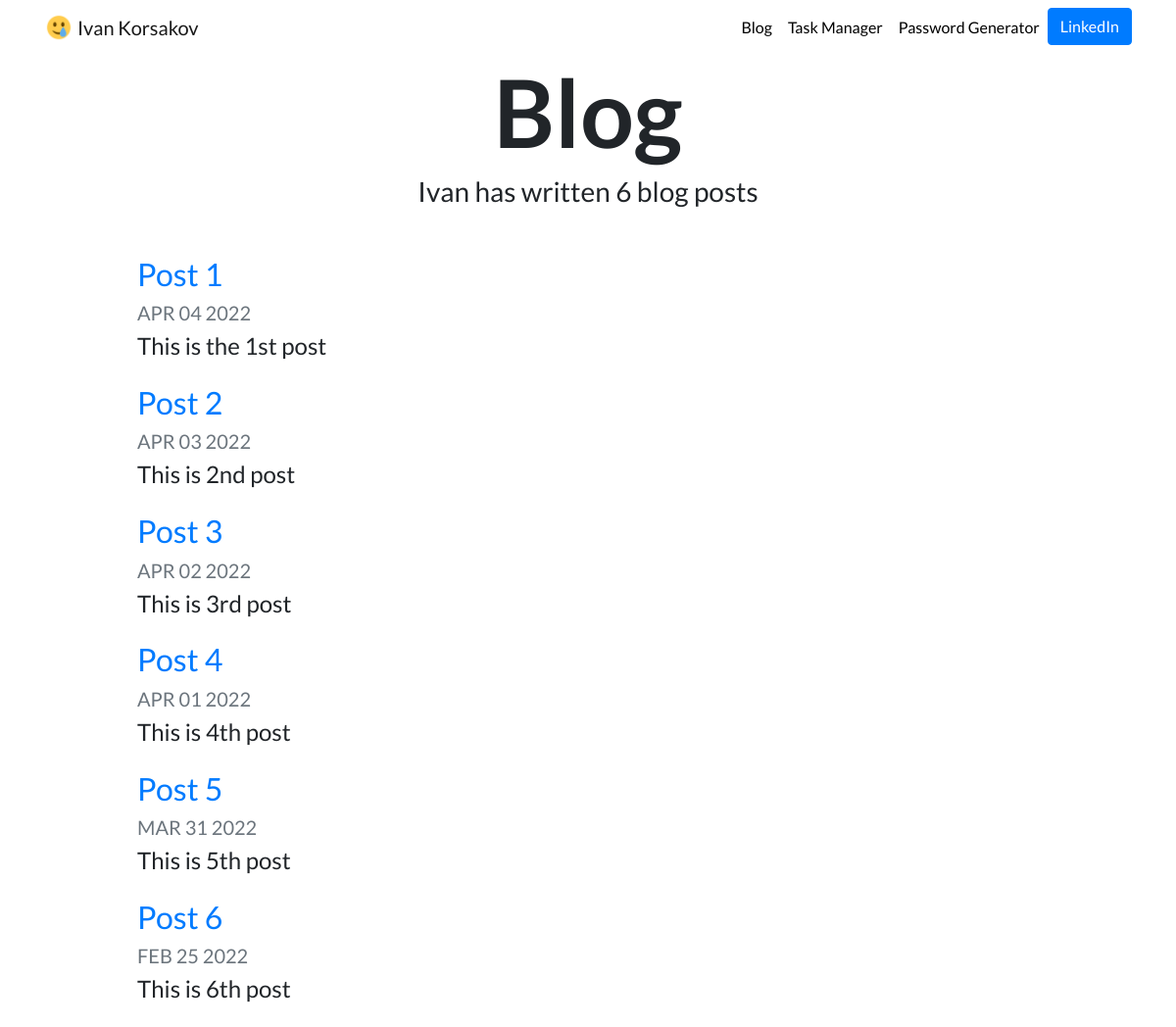
Screenshot of /blog/ with the database file from the repository.
### apps/blog/models.py (models this page shows, shortened)
class BlogPost(models.Model):
    title = models.CharField(
        max_length=100
    )
    description = models.CharField(
        max_length=250
    )
    date = models.DateField(
        blank=True
    )
    post_text = models.TextField(
    )
    image = models.ImageField(
        upload_to='blog/images',
        blank=True
    )

### apps/blog/views.py (the view)
# urls.py: path('', views.home, name='home'),
def home(request):
    blog_posts = BlogPost.objects.order_by('-date')
    return render(request, 'blog/home.html', {'blog_posts': blog_posts})

### templates/blog/home.html
{% extends 'base.html' %}
{% load static %}
{% block content %}
<h1 id="blogtitle" class="font-weight-bold text-center">Blog</h1>
<h3 class="text-center mb-5">Ivan has written {{ blog_posts.count }} blog post{{ blog_posts.count|pluralize }}</h3>
{% for post in blog_posts %}
<div class="row justify-content-center my-3">
  <div class="col-md-10">
    <a href="{% url 'blog:blog_post' post.id %}">
      <h2>{{ post.title }}</h2>
    </a>
    <h5 class="text-muted">{{ post.date|date:'M d Y'|upper }}</h5>
    <h4>{{ post.description|striptags|truncatechars:100 }}</h4>
  </div>
</div>
{% endfor %}
{% endblock %}

### static/website/custom.css (style rules this page uses)
body { font-family: 'Lato', sans-serif; }
#blogtitle { font-size: 6rem; }

### rows the page displays
BlogPost: title "Post 1", date "APR 04 2022", description "This is the 1st post"
BlogPost: title "Post 2", date "APR 03 2022", description "This is 2nd post"
BlogPost: title "Post 3", date "APR 02 2022", description "This is 3rd post"
BlogPost: title "Post 4", date "APR 01 2022", description "This is 4th post"
BlogPost: title "Post 5", date "MAR 31 2022", description "This is 5th post"
BlogPost: title "Post 6", date "FEB 25 2022", description "This is 6th post"

### other values shown
{{ blog_posts.count }} "6"
